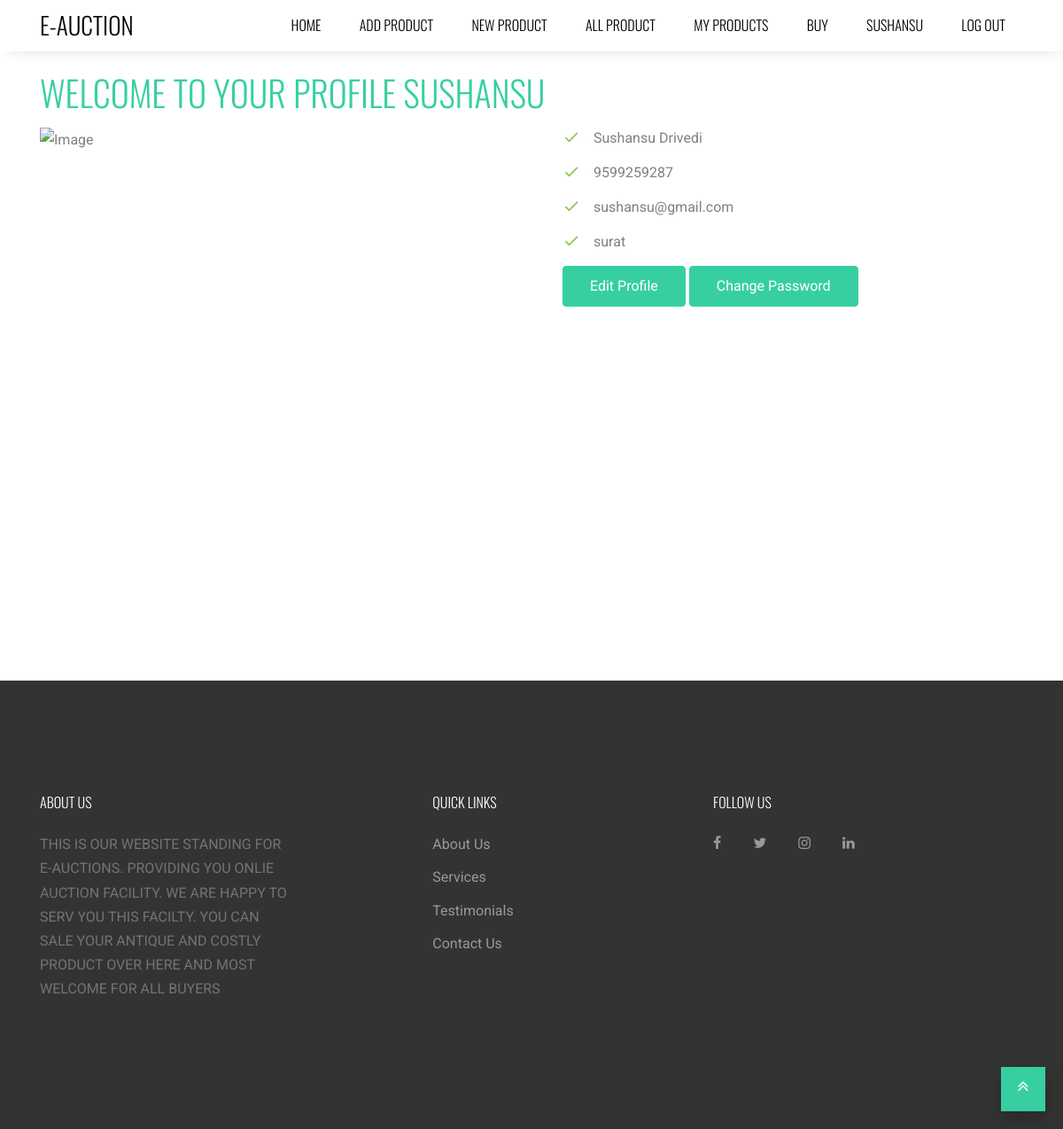
The app's page /userprofile/ (signed in) with its own data.
### mainapp/models.py (models this page shows, shortened)
class User(AbstractUser):
    phone = models.CharField(max_length=12)
    address = models.TextField(null= True, blank= True)

### mainapp/views.py (the view)
# urls.py: path('userprofile/'  , views.userprofile , name='userprofile') ,
def userprofile(request):
    if request.method=='POST':
        first_name = request.POST.get('first_name')
        print(first_name)
        last_name = request.POST.get('last_name')
        phone = request.POST.get('phone')
        address = request.POST.get('address')
        profile = request.FILES.get('profile')
        if profile !=None:
            fs = FileSystemStorage()
            filename = fs.save(profile.name, profile)
            request.user.profile=profile.name
        request.user.first_name=first_name
        request.user.last_name=last_name
        request.user.phone=phone
        request.user.address=address
        request.user.save()
        return redirect(userprofile)
    else:
        form = PasswordChangeForm(request.user)
        return render(request,"userprofile.html",{'users':userprofile,'form':form})

### templates/userprofile.html (shortened to what this page needs)
{% extends 'base.html' %}
{% load static %}
{% load crispy_forms_tags %}
{% block page %}
<body>
<section class="site-section" id="exist">
    <div class="container">
      <h2 class="section-title mb-3">Welcome To Your Profile {{user.first_name}}</h2>
      <div class="row large-gutters">
        <div class="col-lg-6 mb-5">
              <div class="owl-carousel slide-one-item with-dots">
                <div><img src="{{ user.profile.url }}" alt="Image" class="img-fluid" style="width: 400px;height: 400px;"></div>
              </div>
        </div>
          <div class="col-lg-6 ml-autho">
                <ul class="list-unstyled ul-check success">
                  <li>{{user.first_name}} {{user.last_name}}</li>
                  <li>{{user.phone}}</li>
                  <li>{{user.email}}</li>
                  <li>{{user.address}}</li>
                  <button id="one" class="btn btn-primary btn-md text-white"> Edit Profile </button>
                  <button  id="newpass" class="btn btn-primary btn-md text-white"> Change Password </button>
                </ul>
          </div>
      </div>
    </div>
</section>
<form method="POST" action="{% url 'userprofile' %}" class="p-5 bg-white"  enctype = "multipart/form-data">
</form>
{% endblock %}

### templates/base.html (shortened to what this page needs)
{% load static %}
<!DOCTYPE html>
<html lang="en"><head>
    <link rel="stylesheet" href="{% static 'fonts/icomoon/style.css' %}">
    <link rel="stylesheet" href="{% static 'css/bootstrap.min.css' %}">
    <link rel="stylesheet" href="{% static 'css/jquery-ui.css' %}">
    <link rel="stylesheet" href="{% static 'css/owl.carousel.min.css' %}">
    <link rel="stylesheet" href="{% static 'css/owl.theme.default.min.css' %}">
    <link rel="stylesheet" href="{% static 'css/owl.theme.default.min.css' %}">
    <link rel="stylesheet" href="{% static 'css/jquery.fancybox.min.css' %}">
    <link rel="stylesheet" href="{% static 'css/bootstrap-datepicker.css' %}">
    <link rel="stylesheet" href="{% static 'fonts/flaticon/font/flaticon.css' %}">
    <link rel="stylesheet" href="{% static 'css/aos.css' %}">
    <link rel="stylesheet" href="{% static 'css/style.css' %}">
  </head>
  <body data-spy="scroll" data-target=".site-navbar-target" data-offset="300">
  <div class="site-wrap">
    <header class="site-navbar py-4 js-sticky-header site-navbar-target" role="banner">
      <div class="container">
        <div class="row align-items-center">
          <div class="col-6 col-xl-2">
            <h1 class="mb-0 site-logo m-0 p-0"><a href="{% url 'index' %}" class="mb-0">E-Auction</a></h1>
          </div>
          <div class="col-12 col-md-10 d-none d-xl-block">
            <nav class="site-navigation position-relative text-right" role="navigation">
              <ul class="site-menu main-menu js-clone-nav mr-auto d-none d-lg-block">
                <li><a href="{% url 'index' %}#home-section" class="nav-link">Home</a></li>
                {% if user.is_authenticated %}
                <li><a href="{% url 'addproduct' %}"  class="nav-link">Add Product</a></li>
                {% endif%}
                <li><a href="{% url 'index' %}#product-section" class="nav-link">New Product</a></li>
                <li><a href="{% url 'allproduct' %}" class="nav-link">All Product </a></li>
                {% if user.is_authenticated %}
                <li><a href="{% url 'myproduct' %}" class="nav-link">My Products</a></li>
                <li><a href="{% url 'order' %}" class="nav-link">Buy</a></li>
                <li><a href="{% url 'userprofile' %}" class="nav-link">{{user.first_name}}</a></li>
                <li><a href="{% url 'logout_user' %}" class="nav-link">log Out</a></li>
                {% else %}
                <li><a href="{% url 'index' %}#login-section" class="nav-link">Log In</a></li>
                <li><a href="{% url 'index' %}#signup_user-section" class="nav-link">Sign Up</a></li>
                {% endif%}
              </ul>
            </nav>
          </div>
        </div>
      </div>
    </header>
    {% block page %}
    {% endblock %}
   <footer class="site-footer">
        <div class="container">
          <div class="row">
            <div class="col-md-8">
              <div class="row">
                <div class="col-md-5">
                  <h2 class="footer-heading mb-4">About Us</h2>
                  <p>THIS IS OUR WEBSITE STANDING FOR E-AUCTIONS. PROVIDING YOU ONLIE AUCTION FACILITY. WE ARE HAPPY TO SERV YOU THIS FACILTY. YOU CAN SALE YOUR ANTIQUE AND COSTLY PRODUCT OVER HERE AND MOST WELCOME FOR ALL BUYERS </p>
                </div>
                <div class="col-md-3 mx-auto">
                  <h2 class="footer-heading mb-4">Quick Links</h2>
                  <ul class="list-unstyled">
                    <li><a href="aboutus.html">About Us</a></li>
                    <li><a href="#">Services</a></li>
                    <li><a href="#">Testimonials</a></li>
                    <li><a href="#">Contact Us</a></li>
                  </ul>
                </div>
              </div>
            </div>
            <div class="col-md-4">
              <div class="">
                <h2 class="footer-heading mb-4">Follow Us</h2>
                  <a href="https://m.facebook.com/profile.php?id=100005952129876" class="pl-0 pr-3"><span class="icon-facebook"></span></a>
                  <a href="https://twitter.com/imsunny77_?s=09" class="pl-3 pr-3"><span class="icon-twitter"></span></a>
                  <a href="https://www.instagram.com/that_mad_guy_/" class="pl-3 pr-3"><span class="icon-instagram"></span></a>
                  <a href="https://www.linkedin.com/in/archan-patel-5a2174194" class="pl-3 pr-3"><span class="icon-linkedin"></span></a>
              </div>
            </div>
          </div>
        </div>
      </footer>
    </div>
    <a href="#top" class="gototop"><span class="icon-angle-double-up"></span></a>

### mainapp/static/css/style.css (style rules this page uses)
html { overflow-x: hidden; }
body { line-height: 1.7; color: gray; font-weight: 400; font-size: 1rem; }
a { -webkit-transition: .3s all ease; -o-transition: .3s all ease; transition: .3s all ease; }
h1, h2, h3, h4, h5, .h1, .h2, .h3, .h4, .h5 { font-family: "Oswald", sans-serif; font-weight: 300 !important; text-transform: uppercase; }
.site-wrap:before { display: none; -webkit-transition: .3s all ease-in-out; -o-transition: .3s all ease-in-out; transition: .3s all ease-in-out; background: rgba(0, 0, 0, 0.6); content: ""; position: absolute; z-index: 2000; top: 0; left: 0; right: 0; bottom: 0; opacity: 0; visibility: hidden; }
.btn { font-size: 16px; border-radius: 4px; padding: 10px 30px; }
.btn.btn-primary { background: #37cfa2; border-color: #37cfa2; color: #fff; }
.site-section { padding: 2.5em 0; }
@media (min-width: 768px) { .site-section { padding: 5em 0; } }
.site-footer { padding: 4em 0; background: #333333; }
@media (min-width: 768px) { .site-footer { padding: 8em 0; } }
.site-footer p { color: #737373; }
.site-footer h2, .site-footer h3, .site-footer h4, .site-footer h5 { color: #fff; }
.site-footer a { color: #999999; }
.site-footer ul li { margin-bottom: 10px; }
.site-footer .footer-heading { font-size: 16px; color: #fff; }
.ul-check { margin-bottom: 50px; }
.ul-check li { position: relative; padding-left: 35px; margin-bottom: 15px; line-height: 1.5; }
.ul-check li:before { left: 0; font-size: 20px; top: -.3rem; font-family: "icomoon"; content: "\e5ca"; position: absolute; }
.ul-check.success li:before { color: #8bc34a; }
.site-navbar { margin-bottom: 0px; z-index: 1999; position: absolute; width: 100%; }
.site-navbar ul { font-family: "Oswald", sans-serif; text-transform: uppercase; font-weight: 300; }
.site-navbar .site-logo { position: relative; left: 0; font-size: 1.7rem; font-weight: 900; text-transform: uppercase; font-family: "Oswald", sans-serif; }
.site-navbar .site-logo a { color: #fff; }
.site-navbar .site-navigation .site-menu { margin-bottom: 0; }
.site-navbar .site-navigation .site-menu a { text-decoration: none !important; display: inline-block; }
.site-navbar .site-navigation .site-menu > li { display: inline-block; }
.site-navbar .site-navigation .site-menu > li > a { padding: 5px 20px; color: rgba(255, 255, 255, 0.5); display: inline-block; text-decoration: none !important; }
.site-mobile-menu .site-nav-wrap { padding: 0; margin: 0; list-style: none; position: relative; }
.site-mobile-menu .site-nav-wrap a { padding: 10px 20px; display: block; position: relative; color: #212529; }
.site-mobile-menu .site-nav-wrap li { position: relative; display: block; }
.site-mobile-menu .site-nav-wrap > li { display: block; position: relative; float: left; width: 100%; }
.site-mobile-menu .site-nav-wrap > li > a { padding-left: 20px; font-size: 20px; }
.sticky-wrapper .site-navbar { -webkit-transition: .3s all ease; -o-transition: .3s all ease; transition: .3s all ease; }
.sticky-wrapper .site-navbar { border-bottom: 1px solid rgba(255, 255, 255, 0.2); }
.sticky-wrapper .site-navbar .site-logo a { color: #fff; }
.sticky-wrapper .site-navbar ul li a { color: rgba(255, 255, 255, 0.7); }
.sticky-wrapper.is-sticky .site-navbar { background: #fff; border-bottom: 1px solid transparent; -webkit-box-shadow: 4px 0 20px -5px rgba(0, 0, 0, 0.2); box-shadow: 4px 0 20px -5px rgba(0, 0, 0, 0.2); }
.sticky-wrapper.is-sticky .site-navbar .site-logo a { color: #000; }
.sticky-wrapper.is-sticky .site-navbar ul li a { color: #000 !important; }
.sticky-wrapper .shrink { padding-top: 10px !important; padding-bottom: 10px !important; }
.section-title { color: #37cfa2; font-size: 40px; font-weight: 900; }
.position-relative { position: relative; }
.large-gutters { margin-right: -35px; margin-left: -35px; }
.large-gutters > [class*="col-"] { padding-right: 35px; padding-left: 35px; }
.gototop { width: 50px; height: 50px; position: fixed; right: 20px; z-index: 99; background: #37cfa2; text-align: center; line-height: 50px; -webkit-box-shadow: 0 10px 20px 0 rgba(0, 0, 0, 0.2); box-shadow: 0 10px 20px 0 rgba(0, 0, 0, 0.2); bottom: -100px; }
.gototop.active { bottom: 20px; }
.gototop span { font-size: 20px; color: #fff; }

### records on screen
User: first_name "SUSHANSU", first_name "Sushansu", last_name "Drivedi", phone "9599259287", email "sushansu@gmail.com", address "surat"
